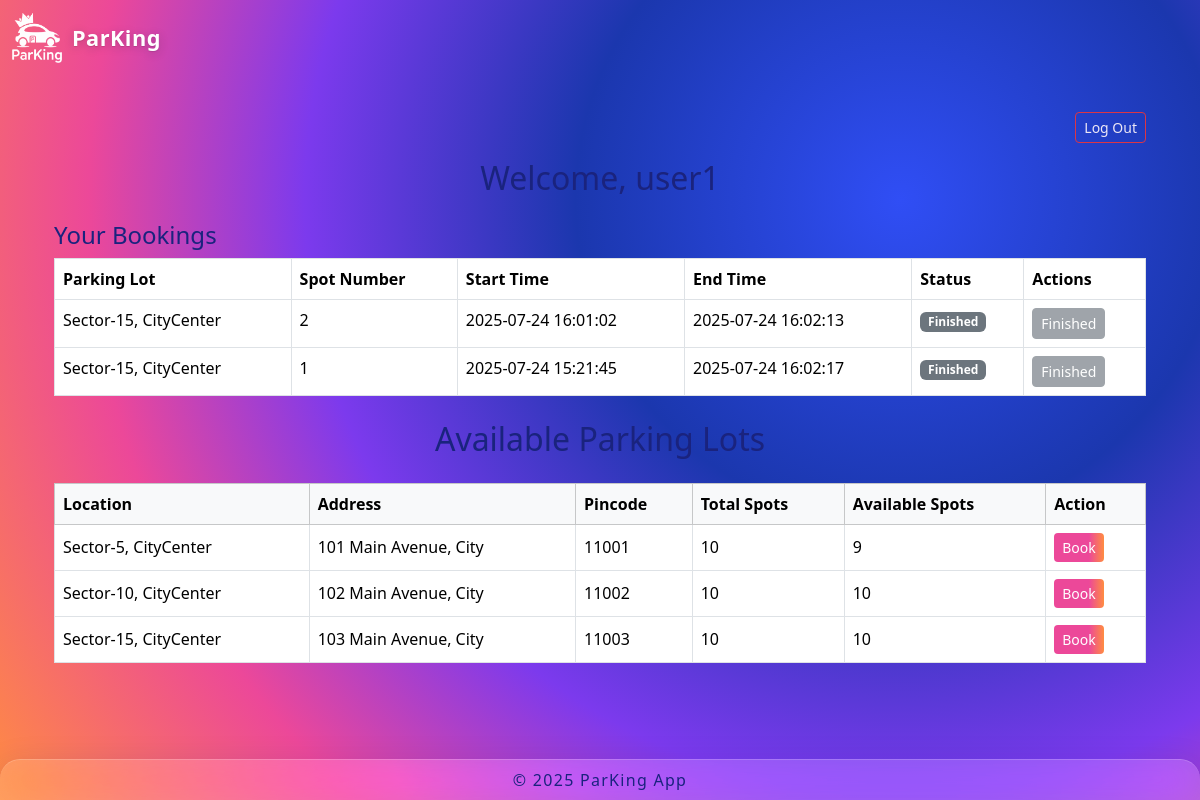
The app's page /user_dashboard (signed in), older data.
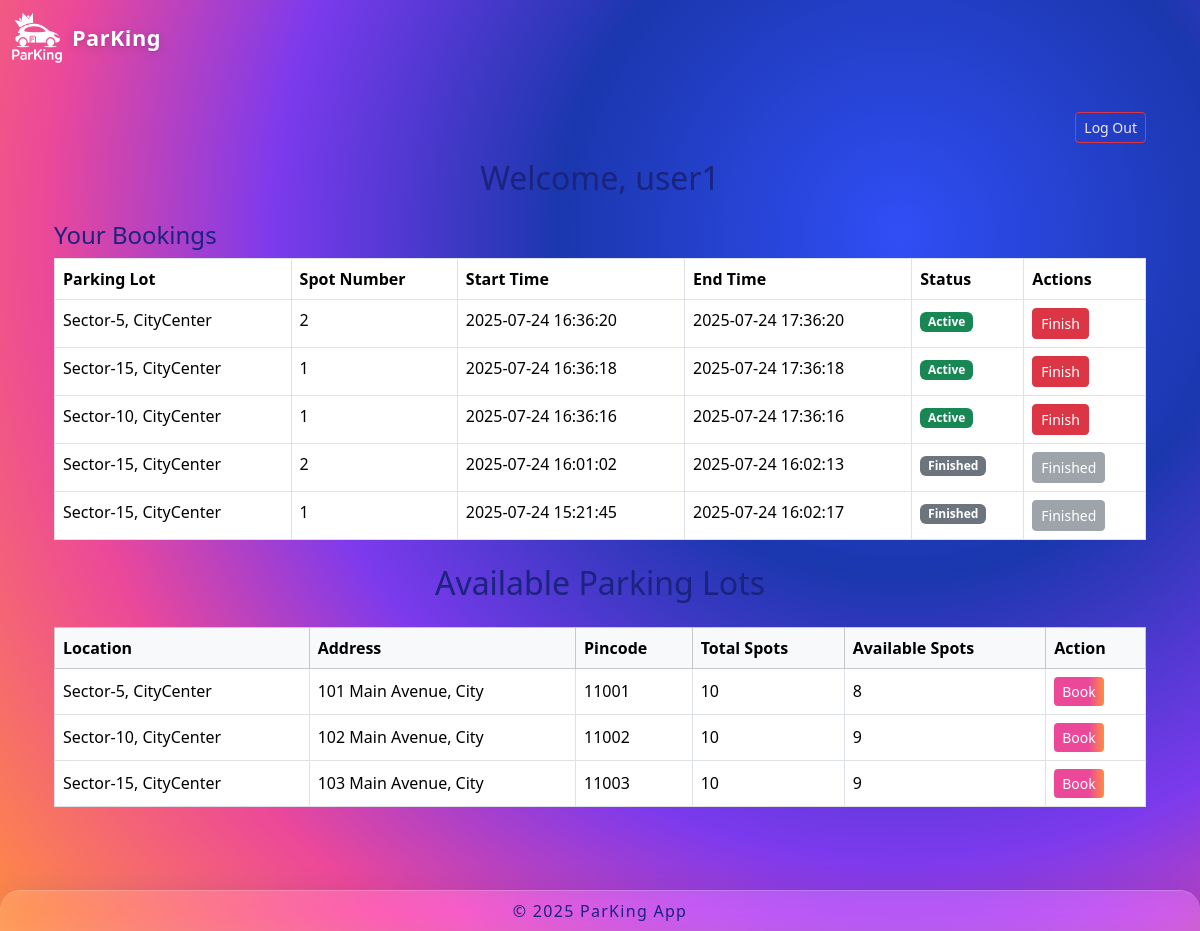
The same page, newer data.
### controllers/database.py (models this page shows)
class User(db.Model):
    id = db.Column(db.Integer, primary_key=True)
    username = db.Column(db.String(80), unique=True, nullable=False)
    password = db.Column(db.String(120), nullable=False)
    current_booking_id = db.Column(db.Integer, nullable=False, default=0)

class Reservation(db.Model):
    id = db.Column(db.Integer, primary_key=True)
    user_id = db.Column(db.Integer, db.ForeignKey('user.id'), nullable=False)
    spot_id = db.Column(db.Integer, db.ForeignKey('parking_spot.id'), nullable=False)
    start_time = db.Column(db.DateTime, default=datetime.utcnow, nullable=False)
    end_time = db.Column(db.DateTime, nullable=False)
    cost = db.Column(db.Float, nullable=False)
    user = db.relationship('User', backref='reservations', lazy=True)

class ParkingLot(db.Model):
    id = db.Column(db.Integer, primary_key=True)        # Primary key column is `id`
    location = db.Column(db.String(120), nullable=False)
    prices = db.Column(db.Float, nullable=False)
    address = db.Column(db.String(200), nullable=False)
    pincode = db.Column(db.String(10), nullable=False)
    max_spots = db.Column(db.Integer, nullable=False)
    spots = db.relationship('ParkingSpot', backref='parking_lot', lazy=True)

class ParkingSpot(db.Model):
    id = db.Column(db.Integer, primary_key=True)        # Primary key column is `id`
    lot_id = db.Column(db.Integer, db.ForeignKey('parking_lot.id'), nullable=False)
    spot_number = db.Column(db.Integer, nullable=False) # Add spot_number field (should exist)
    status = db.Column(db.String(1), nullable=False, default='A')
    reservations = db.relationship('Reservation', backref='spot', lazy=True)

### app.py (the view)
@app.route('/user_dashboard')
def user_dashboard():
    user_id = session.get('user_id')
    if not user_id:
        flash("Please log in to view the dashboard.", "danger")
        return redirect(url_for("login"))
    user = User.query.get(user_id)
    lots = ParkingLot.query.all()
    bookings = Reservation.query.filter_by(user_id=user_id).order_by(Reservation.start_time.desc()).all()
    return render_template(
        "user_dashboard.html",
        user=user,
        lots=lots,
        bookings=bookings,
        now=datetime.utcnow()   # Pass current time for booking logic
    )

### templates/user_dashboard.html (shortened to what this page needs)
{% extends "layout.html" %}
{% block content %}
<div class="container py-4">
  <div class="d-flex justify-content-end mb-3">
    <a href="{{ url_for('logout') }}" class="btn btn-outline-danger btn-sm">Log Out</a>
  </div>
  <h2 class="text-center mb-4">Welcome, {{ user.username }}</h2>
  <h4>Your Bookings</h4>
  {% if bookings %}
    <table class="table table-bordered mb-4">
      <thead>
        <tr>
          <th>Parking Lot</th>
          <th>Spot Number</th>
          <th>Start Time</th>
          <th>End Time</th>
          <th>Status</th>
          <th>Actions</th>
        </tr>
      </thead>
      <tbody>
      {% for booking in bookings %}
        <tr>
          <td>{{ booking.spot.parking_lot.location }}</td>
          <td>{{ booking.spot.spot_number }}</td>
          <td>{{ booking.start_time.strftime("%Y-%m-%d %H:%M:%S") }}</td>
          <td>{{ booking.end_time.strftime("%Y-%m-%d %H:%M:%S") }}</td>
          <td>
            {% if booking.end_time > now %}
              <span class="badge bg-success">Active</span>
            {% else %}
              <span class="badge bg-secondary">Finished</span>
            {% endif %}
          </td>
          <td>
            {% if booking.end_time > now %}
              <form action="{{ url_for('finish_parking', booking_id=booking.id) }}" method="post" style="display:inline;" onsubmit="return confirm('Finish parking and release spot?');">
                <button type="submit" class="btn btn-danger btn-sm">Finish</button>
              </form>
            {% else %}
              <button class="btn btn-secondary btn-sm" disabled>Finished</button>
            {% endif %}
          </td>
        </tr>
      {% endfor %}
      </tbody>
    </table>
  {% else %}
    <div class="alert alert-secondary text-center">
      You have no bookings yet.
    </div>
  {% endif %}
  <h2 class="text-center mb-4">Available Parking Lots</h2>
  <table class="table table-bordered table-hover align-middle">
    <thead class="table-light">
      <tr>
        <th>Location</th>
        <th>Address</th>
        <th>Pincode</th>
        <th>Total Spots</th>
        <th>Available Spots</th>
        <th>Action</th>
      </tr>
    </thead>
    <tbody>
      {% for lot in lots %}
      <tr>
        <td>{{ lot.location }}</td>
        <td>{{ lot.address }}</td>
        <td>{{ lot.pincode }}</td>
        <td>{{ lot.spots|length }}</td>
        <td>{{ lot.spots|selectattr('status','equalto','A')|list|length }}</td>
        <td>
          {% if lot.spots|selectattr('status','equalto','A')|list|length > 0 %}
            <a href="{{ url_for('book_lot', lot_id=lot.id) }}" class="btn btn-primary btn-sm">Book</a>
          {% else %}
            <button class="btn btn-secondary btn-sm" disabled>Full</button>
          {% endif %}
        </td>
      </tr>
      {% endfor %}
    </tbody>
  </table>
</div>
{% endblock %}

### templates/layout.html (shortened to what this page needs)
<!DOCTYPE html>
<html lang="en">
<head>
    <link href="https://cdn.jsdelivr.net/npm/bootstrap@5.3.2/dist/css/bootstrap.min.css" rel="stylesheet" />
    <link rel="stylesheet" href="{{ url_for('static', filename='css/style.css') }}">
</head>
<body>
    <nav class="navbar glass-header navbar-expand-lg fixed-top">
        <div class="container-fluid">
            <a class="navbar-brand d-flex align-items-center" href="{{ url_for('home') }}">
                <img src="{{ url_for('static', filename='content/ParKing_logo_white.png') }}" alt="Logo" width="50" height="50" style="margin-right: 10px;">
                <strong>ParKing</strong>
            </a>
        </div>
    </nav>
    <main class="container my-4">
        {% block content %}{% endblock %}
    </main>
    <footer class="glass-footer fixed-bottom text-center py-2">
    © 2025 ParKing App
    </footer>
</body>
</html>

### static/css/style.css (style rules this page uses)
body { background: radial-gradient( circle at 75% 25%, #304ef5 0%, #1b37ae 30%, #7C3AED 55%, #EC4899 75%, #FF8C42 100% ), #0a1036; color: #1A237E; font-family: 'Segoe UI', 'Roboto', Arial, sans-serif; min-height: 100vh; padding-top: 64px; padding-bottom: 60px; }
.navbar { background: linear-gradient(90deg, #1A237E 60%, #2196F3 100%) !important; box-shadow: 0 3px 18px rgba(26,35,126,0.10); }
.navbar-brand, .navbar-brand strong { color: #fff !important; }
.btn-primary { background: linear-gradient(90deg, #EC4899 70%, #FF8C42 100%); border: none; color: #fff; }
.glass-header { width: 100%; background: transparent !important; box-shadow: none; backdrop-filter: none; -webkit-backdrop-filter: none; border-bottom: none; color: #fff !important; border-radius: 0; z-index: 1040; box-sizing: border-box; margin: 0; }
.navbar-brand, .navbar-brand strong { color: #fff !important; text-shadow: 0 2px 10px rgba(30,35,65,0.22), 0 1px 1px rgba(0,0,0,0.12); font-weight: 700; font-size: 1.36rem; letter-spacing: 0.02em; }
.glass-footer { width: 100%; background: rgba(255,255,255,0.18); box-shadow: 0 8px 32px 0 rgba(31, 38, 135, 0.18); backdrop-filter: blur(19px) saturate(140%); -webkit-backdrop-filter: blur(19px) saturate(140%); border-top: 1.5px solid rgba(255,255,255,0.18); color: #1A237E; letter-spacing: 0.08em; border-radius: 1.25rem 1.25rem 0 0; margin: 0; z-index: 100; font-size: 1rem; }
.footer, .glass-footer { border-bottom: none; }
a, .btn-link { color: #EDE7F6 !important; }
.btn.btn-primary { color: #fff !important; }

Row changes from the older to the newer data that the page shows:
added Reservation: spot.parking_lot.location "Sector-5, CityCenter", spot.spot_number "2", start_time "2025-07-24 16:36:20", end_time "2025-07-24 17:36:20", shows "Active"
added Reservation: spot.parking_lot.location "Sector-15, CityCenter", spot.spot_number "1", start_time "2025-07-24 16:36:18", end_time "2025-07-24 17:36:18", shows "Active"
added Reservation: spot.parking_lot.location "Sector-10, CityCenter", spot.spot_number "1", start_time "2025-07-24 16:36:16", end_time "2025-07-24 17:36:16", shows "Active"
computed for ParkingLot "Sector-5, CityCenter": spots|selectattr "9" → "8"
computed for ParkingLot "Sector-10, CityCenter": spots|selectattr "10" → "9"
computed for ParkingLot "Sector-15, CityCenter": spots|selectattr "10" → "9"
